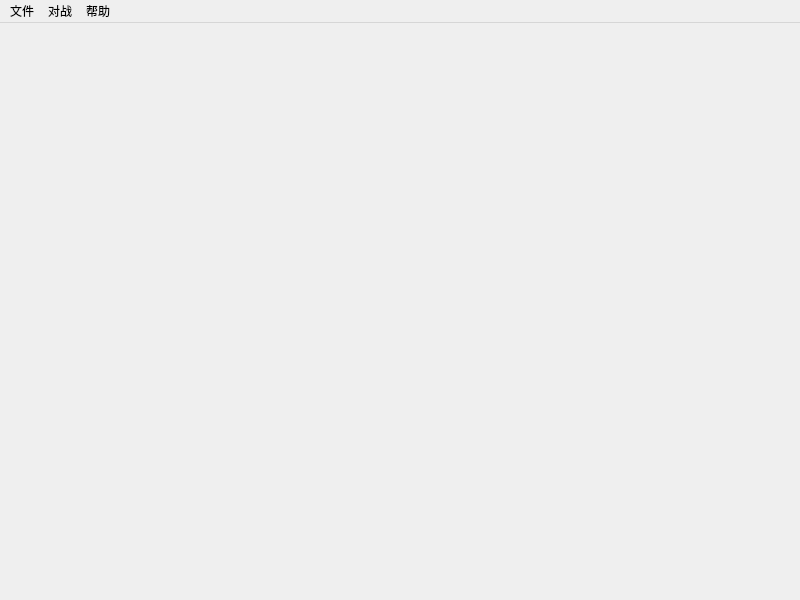
<?xml version="1.0" encoding="UTF-8"?>
<ui version="4.0">
 <class>MainWindow</class>
 <widget class="QMainWindow" name="MainWindow">
  <property name="geometry">
   <rect>
    <x>0</x>
    <y>0</y>
    <width>800</width>
    <height>600</height>
   </rect>
  </property>
  <property name="windowTitle">
   <string>Week2 Assignment</string>
  </property>
  <widget class="QWidget" name="centralwidget"/>
  <widget class="QMenuBar" name="menubar">
   <property name="geometry">
    <rect>
     <x>0</x>
     <y>0</y>
     <width>800</width>
     <height>17</height>
    </rect>
   </property>
   <widget class="QMenu" name="menu">
    <property name="title">
     <string>文件</string>
    </property>
    <addaction name="actionInit"/>
    <addaction name="actionCanju"/>
    <addaction name="actionSaveCanju"/>
    <addaction name="separator"/>
    <addaction name="actionQuit"/>
   </widget>
   <widget class="QMenu" name="menu_2">
    <property name="title">
     <string>对战</string>
    </property>
    <addaction name="actionServer"/>
    <addaction name="actionClient"/>
    <addaction name="separator"/>
    <addaction name="actionRenshu"/>
   </widget>
   <widget class="QMenu" name="menu_4">
    <property name="title">
     <string>帮助</string>
    </property>
    <addaction name="actionAbout"/>
    <addaction name="actionHelp"/>
   </widget>
   <addaction name="menu"/>
   <addaction name="menu_2"/>
   <addaction name="menu_4"/>
  </widget>
  <action name="actionCanju">
   <property name="text">
    <string>打开残局</string>
   </property>
   <property name="shortcut">
    <string>Ctrl+O</string>
   </property>
  </action>
  <action name="actionQuit">
   <property name="text">
    <string>退出</string>
   </property>
   <property name="shortcut">
    <string>Ctrl+Q</string>
   </property>
  </action>
  <action name="actionServer">
   <property name="text">
    <string>建立服务器</string>
   </property>
   <property name="shortcut">
    <string>Ctrl+N</string>
   </property>
  </action>
  <action name="actionClient">
   <property name="text">
    <string>连接到对战</string>
   </property>
   <property name="shortcut">
    <string>Ctrl+Shift+N</string>
   </property>
  </action>
  <action name="actionRenshu">
   <property name="enabled">
    <bool>false</bool>
   </property>
   <property name="text">
    <string>认输</string>
   </property>
   <property name="shortcut">
    <string>Ctrl+G</string>
   </property>
  </action>
  <action name="actionAbout">
   <property name="text">
    <string>关于</string>
   </property>
   <property name="shortcut">
    <string>F2</string>
   </property>
  </action>
  <action name="actionHelp">
   <property name="text">
    <string>教程</string>
   </property>
   <property name="shortcut">
    <string>F1</string>
   </property>
  </action>
  <action name="actionSaveCanju">
   <property name="text">
    <string>保存当前局面</string>
   </property>
   <property name="shortcut">
    <string>Ctrl+S</string>
   </property>
  </action>
  <action name="actionInit">
   <property name="text">
    <string>初始局面</string>
   </property>
   <property name="shortcut">
    <string>Ctrl+I</string>
   </property>
  </action>
 </widget>
 <resources/>
 <connections/>
</ui>
